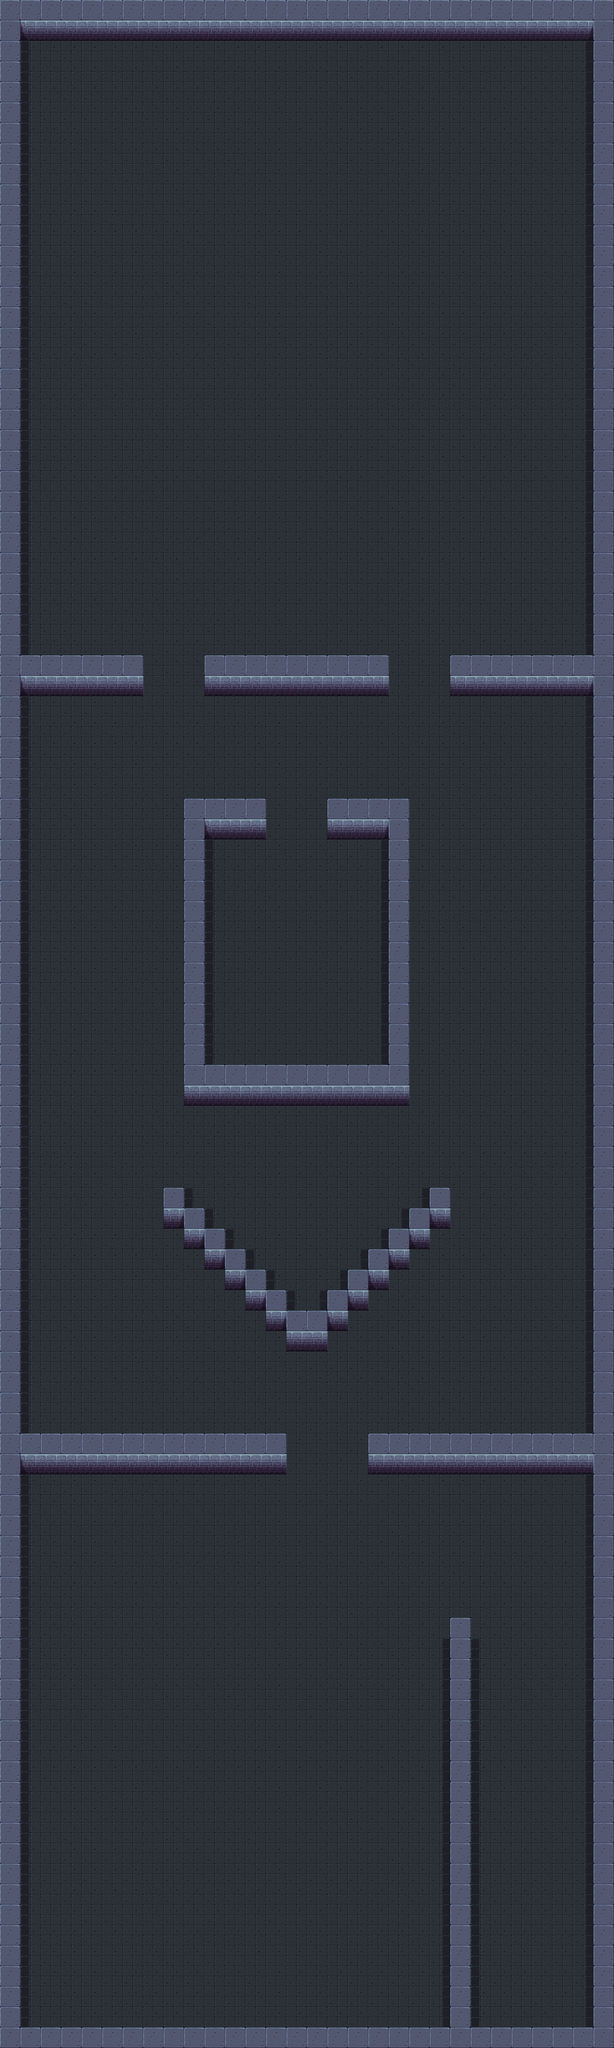

A 2D game scene composited from a Tiled map and its tileset images. What follows is a short description and the map's XML, with each tile layer's data collapsed to a summary:
An orthogonal 30x100 tile map with 64x64 px tiles, 1 tile layer (Tiles) and 28 objects.

<map version="1.0" orientation="orthogonal" renderorder="right-down" width="30" height="100" tilewidth="64" tileheight="64" nextobjectid="31">
 <tileset firstgid="1" name="AndyTile" tilewidth="64" tileheight="64" tilecount="256" columns="16">
  <image source="Tiles01.png" width="1024" height="1024" />
 </tileset>
 <layer name="Tiles" width="30" height="100">
  <data>[3000 cells, 3000 non-empty, 7 distinct tile ids]</data>
 </layer>
 <objectgroup name="Colliders">
  <object id="2" x="0" y="0" width="1920" height="64" />
  <object id="3" x="1856" y="64" width="64" height="6272" />
  <object id="4" x="0" y="64" width="64" height="6272" />
  <object id="5" x="0" y="6336" width="1920" height="64" />
  <object id="6" x="64" y="2048" width="384" height="64" />
  <object id="7" x="640" y="2048" width="576" height="64" />
  <object id="8" x="1408" y="2048" width="448" height="64" />
  <object id="9" x="1024" y="2496" width="256" height="64" />
  <object id="10" x="576" y="2496" width="256" height="64" />
  <object id="12" x="576" y="2560" width="64" height="832" />
  <object id="13" x="1216" y="2560" width="64" height="832" />
  <object id="14" x="640" y="3328" width="576" height="64" />
  <object id="15" x="1344" y="3712" width="64" height="64" />
  <object id="16" x="1280" y="3776" width="64" height="64" />
  <object id="17" x="1216" y="3840" width="64" height="64" />
  <object id="18" x="1152" y="3904" width="64" height="64" />
  <object id="19" x="1088" y="3968" width="64" height="64" />
  <object id="20" x="1024" y="4032" width="64" height="64" />
  <object id="21" x="896" y="4096" width="128" height="64" />
  <object id="22" x="512" y="3712" width="64" height="64" />
  <object id="23" x="576" y="3776" width="64" height="64" />
  <object id="24" x="640" y="3840" width="64" height="64" />
  <object id="25" x="704" y="3904" width="64" height="64" />
  <object id="26" x="768" y="3968" width="64" height="64" />
  <object id="27" x="832" y="4032" width="64" height="64" />
  <object id="28" x="64" y="4480" width="832" height="64" />
  <object id="29" x="1152" y="4480" width="704" height="64" />
  <object id="30" x="1408" y="5056" width="64" height="1280" />
 </objectgroup>
</map>
